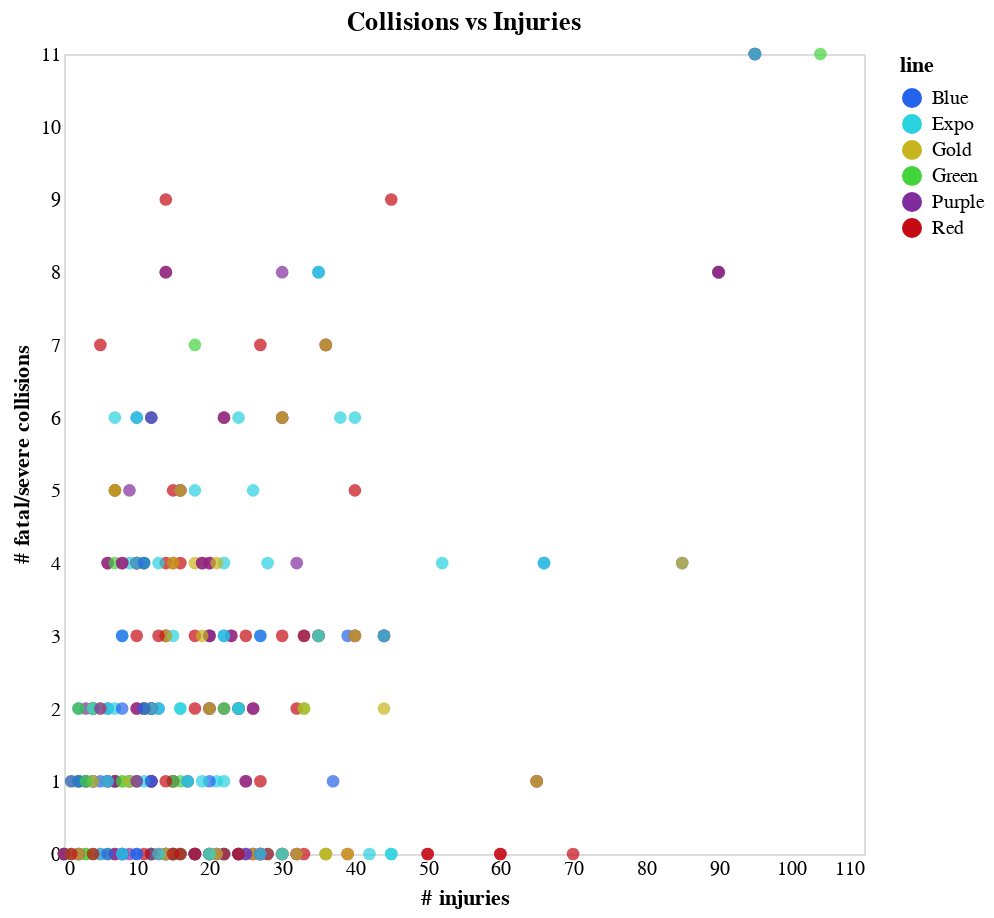

Notebook code for this chart:
### Code cell
# Drop geometry column because Altair can't use geodataframes
df2 = df.drop(columns='geometry')

scatter = alt.Chart(df2).mark_circle(size=40, fillOpacity=0.7).encode(
    x='sum(collisions):Q',
    y='sum(injured):Q',
    color=alt.Color('line',
        scale = alt.Scale(domain=['Blue', 'Expo', 'Gold', 'Green', 'Purple', 'Red'],
                          range=['#2563eb', '#28d2de', '#c6b51e', '#43d43c', '#812c9e', '#c50a14'])
    ),
    tooltip = ['line', 'collisions', 'killed', 'injured']
).interactive()

scatter.encoding.x.title= '# injuries'
scatter.encoding.y.title = '# fatal/severe collisions'

alt.layer(scatter).configure_view(
    strokeOpacity=0, strokeWidth=0).configure(
    countTitle=' ').configure_scale(
    bandPaddingInner=0.2
    ).configure_axis(
    grid=False, ticks=False, labelAngle=0, domainWidth=0).configure_axisY(
    labelColor='black').properties(
    height=400, width=400, title='Collisions vs Injuries')

### Figure 1 — Vega-Lite specification as saved in the notebook (floating-point values rounded to 4 significant figures; data arrays with more than 128 entries replaced by an {"elided": "..."} marker saying what was removed)
{"$schema": "https://vega.github.io/schema/vega-lite/v2.6.0.json", "config": {"axis": {"domainWidth": 0, "grid": false, "labelAngle": 0, "ticks": false}, "axisY": {"labelColor": "black"}, "countTitle": " ", "scale": {"bandPaddingInner": 0.2}, "view": {"height": 300, "width": 400}}, "datasets": {"data-1349386bc6bff9adfd2f8cbd9f656376": {"elided": "1072 records"}}, "height": 400, "layer": [{"data": {"name": "data-1349386bc6bff9adfd2f8cbd9f656376"}, "encoding": {"color": {"field": "line", "scale": {"domain": ["Blue", "Expo", "Gold", "Green", "Purple", "Red"], "range": ["#2563eb", "#28d2de", "#c6b51e", "#43d43c", "#812c9e", "#c50a14"]}, "type": "nominal"}, "tooltip": [{"field": "line", "type": "nominal"}, {"field": "collisions", "type": "quantitative"}, {"field": "killed", "type": "quantitative"}, {"field": "injured", "type": "quantitative"}], "x": {"aggregate": "sum", "field": "collisions", "title": "# injuries", "type": "quantitative"}, "y": {"aggregate": "sum", "field": "injured", "title": "# fatal/severe collisions", "type": "quantitative"}}, "mark": {"fillOpacity": 0.7, "size": 40, "type": "circle"}, "selection": {"selector001": {"bind": "scales", "encodings": ["x", "y"], "mark": {"fill": "#333", "fillOpacity": 0.125, "stroke": "white"}, "on": "[mousedown, window:mouseup] > window:mousemove!", "resolve": "global", "translate": "[mousedown, window:mouseup] > window:mousemove!", "type": "interval", "zoom": "wheel!"}}}], "title": "Collisions vs Injuries", "width": 400}
